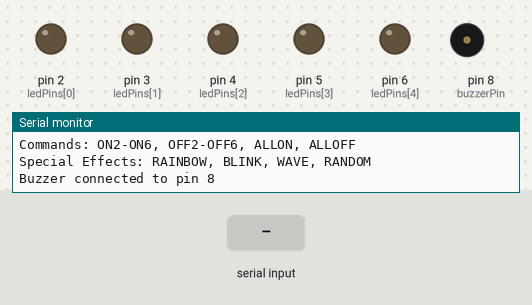
This sketch was run on a simulated Arduino Uno, built with avr-gcc and run on an emulated ATmega328P. On the bench: output pins drawn as LEDs (lit = HIGH), buzzer (waves = sounding), the last lines printed to the serial monitor. Inputs (shaded band) come from the test bench. Random numbers use the default seed unless the sketch sets one.

Above: at 2.2 s.
2.3 s: "ALLON\n" received over Serial
At 3.4 s:
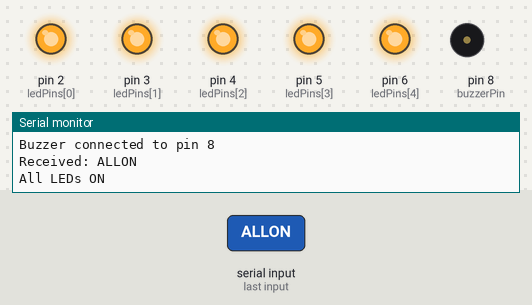
5.3 s: "RAINBOW\n" received over Serial
At 6.28 s:
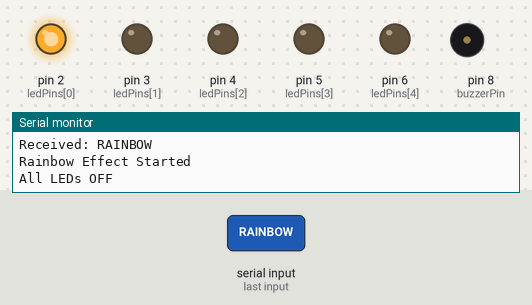
8.3 s: "RANDOM\n" received over Serial
At 10.45 s:
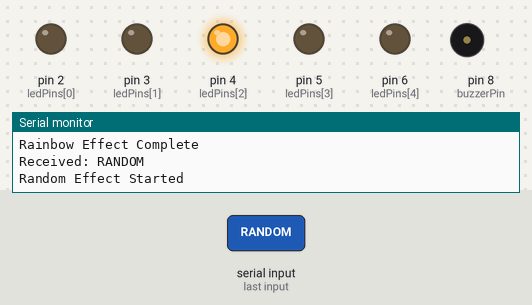
11.3 s: "RANDOM\n" received over Serial
At 16.23 s:
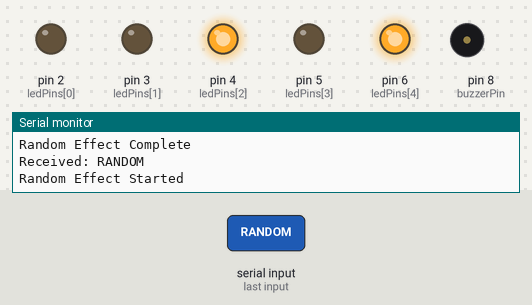
Timing chart, 0 to 17.9 s (numbered marks = the images above; inputs shaded):
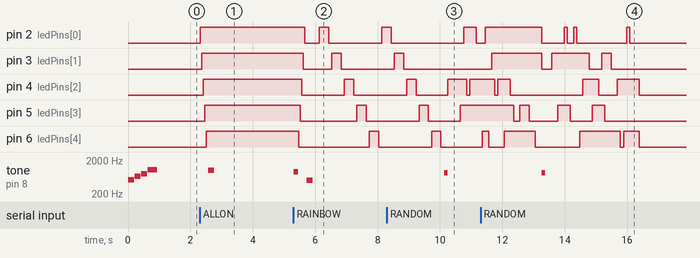

Measured:
- after the input at 2.3 s, pin 2 (ledPins[0]): LOW → HIGH at once; pin 3 (ledPins[1]): LOW → HIGH after 0.07 s; pin 4 (ledPins[2]): LOW → HIGH after 0.12 s; pin 5 (ledPins[3]): LOW → HIGH after 0.17 s; pin 6 (ledPins[4]): LOW → HIGH after 0.22 s
- after the input at 5.3 s, pin 2 (ledPins[0]): HIGH → LOW after 0.37 s, → HIGH 0.46 s later, → LOW 0.30 s later, → HIGH 1.7 s later; pin 3 (ledPins[1]): HIGH → LOW after 0.32 s, → HIGH 0.91 s later, → LOW 0.30 s later
- after the input at 8.3 s, tone on pin 8 (buzzerPin): silent → 850 Hz after 1.8 s, → silent 0.10 s later
- after the input at 11.3 s, tone on pin 8 (buzzerPin): silent → 850 Hz after 2.0 s, → silent 0.10 s later

The sketch:

led-controller-aurdrino.ino
```cpp
// Arduino LED Controller Pro with Sound
// Pins 2-6 controller with buzzer and special effects
// Compatible with LED Controller Pro web interface

// Define the LED pins (Arduino digital pins)
const int ledPins[] = {2, 3, 4, 5, 6};
const int numPins = 5;

// Buzzer pin (connect buzzer to pin 8)
const int buzzerPin = 8;

String inputString = "";
boolean stringComplete = false;

// LED states
boolean ledStates[] = {false, false, false, false, false};

void setup() {
  // Initialize serial communication
  Serial.begin(9600);

  // Initialize all LED pins as outputs and set them LOW
  for (int i = 0; i < numPins; i++) {
    pinMode(ledPins[i], OUTPUT);
    digitalWrite(ledPins[i], LOW);
    ledStates[i] = false;
  }

  // Initialize buzzer pin
  pinMode(buzzerPin, OUTPUT);

  // Welcome beep sequence
  playStartupBeep();

  // Send ready message
  Serial.println("Arduino LED Controller Pro Ready!");
  Serial.println("Commands: ON2-ON6, OFF2-OFF6, ALLON, ALLOFF");
  Serial.println("Special Effects: RAINBOW, BLINK, WAVE, RANDOM");
  Serial.println("Buzzer connected to pin 8");
}

void loop() {
  // Check for serial input
  if (stringComplete) {
    processCommand(inputString);

    // Clear the string for next command
    inputString = "";
    stringComplete = false;
  }

  // Small delay to prevent overwhelming the processor
  delay(10);
}

// Function to process incoming commands
void processCommand(String command) {
  command.trim(); // Remove any whitespace
  command.toUpperCase(); // Convert to uppercase for consistency

  Serial.println("Received: " + command);

  // Individual LED control commands
  if (command.startsWith("ON")) {
    int pin = command.substring(2).toInt();
    turnOnPin(pin);
  }
  else if (command.startsWith("OFF")) {
    int pin = command.substring(3).toInt();
    turnOffPin(pin);
  }
  // Master control commands
  else if (command == "ALLON") {
    turnAllOn();
  }
  else if (command == "ALLOFF") {
    turnAllOff();
  }
  // Special effects
  else if (command == "RAINBOW") {
    rainbowEffect();
  }
  else if (command == "BLINK") {
    blinkEffect();
  }
  else if (command == "WAVE") {
    waveEffect();
  }
  else if (command == "RANDOM") {
    randomEffect();
  }
  // Unknown command
  else {
    Serial.println("Unknown command: " + command);
    playErrorBeep();
  }
}

// Turn on specific pin
void turnOnPin(int pin) {
  if (pin >= 2 && pin <= 6) {
    int index = pin - 2;
    digitalWrite(pin, HIGH);
    ledStates[index] = true;
    Serial.println("Pin " + String(pin) + " ON");
    playBeep(800, 100); // Success beep
  } else {
    Serial.println("Invalid pin: " + String(pin));
    playErrorBeep();
  }
}

// Turn off specific pin
void turnOffPin(int pin) {
  if (pin >= 2 && pin <= 6) {
    int index = pin - 2;
    digitalWrite(pin, LOW);
    ledStates[index] = false;
    Serial.println("Pin " + String(pin) + " OFF");
    playBeep(600, 100); // Success beep (lower tone)
  } else {
    Serial.println("Invalid pin: " + String(pin));
    playErrorBeep();
  }
}

// Turn all LEDs on
void turnAllOn() {
  for (int i = 0; i < numPins; i++) {
    digitalWrite(ledPins[i], HIGH);
    ledStates[i] = true;
    delay(50); // Staggered turn-on effect
  }
  Serial.println("All LEDs ON");
  playBeep(1000, 200); // Success melody
}

// Turn all LEDs off
void turnAllOff() {
  for (int i = numPins - 1; i >= 0; i--) {
    digitalWrite(ledPins[i], LOW);
    ledStates[i] = false;
    delay(50); // Staggered turn-off effect
  }
  Serial.println("All LEDs OFF");
  playBeep(500, 200); // Success melody (lower tone)
}

// Rainbow effect - sequential LED activation
void rainbowEffect() {
  Serial.println("Rainbow Effect Started");
  playBeep(900, 150);

  // Turn off all LEDs first
  turnAllOff();
  delay(200);

  // Cycle through each LED
  for (int cycle = 0; cycle < 2; cycle++) {
    for (int i = 0; i < numPins; i++) {
      digitalWrite(ledPins[i], HIGH);
      delay(300);
      digitalWrite(ledPins[i], LOW);
      delay(100);
    }
  }

  Serial.println("Rainbow Effect Complete");
}

// Blink effect - all LEDs blink together
void blinkEffect() {
  Serial.println("Blink Effect Started");
  playBeep(750, 100);

  for (int i = 0; i < 5; i++) {
    // Turn all on
    for (int j = 0; j < numPins; j++) {
      digitalWrite(ledPins[j], HIGH);
    }
    delay(200);

    // Turn all off
    for (int j = 0; j < numPins; j++) {
      digitalWrite(ledPins[j], LOW);
    }
    delay(200);
  }

  // Restore original states
  restoreStates();
  Serial.println("Blink Effect Complete");
}

// Wave effect - back and forth wave pattern
void waveEffect() {
  Serial.println("Wave Effect Started");
  playBeep(650, 100);

  // Turn off all LEDs first
  turnAllOff();

  // Wave forward and backward
  for (int wave = 0; wave < 3; wave++) {
    // Forward wave
    for (int i = 0; i < numPins; i++) {
      if (i > 0) digitalWrite(ledPins[i-1], LOW);
      digitalWrite(ledPins[i], HIGH);
      delay(150);
    }

    // Backward wave
    for (int i = numPins - 2; i >= 0; i--) {
      digitalWrite(ledPins[i+1], LOW);
      digitalWrite(ledPins[i], HIGH);
      delay(150);
    }
  }

  // Turn off the last LED
  digitalWrite(ledPins[0], LOW);

  Serial.println("Wave Effect Complete");
}

// Random effect - random LED patterns
void randomEffect() {
  Serial.println("Random Effect Started");
  playBeep(850, 100);

  // Random pattern for 3 seconds
  unsigned long startTime = millis();
  while (millis() - startTime < 3000) {
    int randomPin = random(0, numPins);
    boolean randomState = random(0, 2);

    digitalWrite(ledPins[randomPin], randomState ? HIGH : LOW);
    delay(100);
  }

  // Restore original states
  restoreStates();
  Serial.println("Random Effect Complete");
}

// Restore LED states after effects
void restoreStates() {
  for (int i = 0; i < numPins; i++) {
    digitalWrite(ledPins[i], ledStates[i] ? HIGH : LOW);
  }
}

// Buzzer functions
void playBeep(int frequency, int duration) {
  tone(buzzerPin, frequency, duration);
  delay(duration + 10);
}

void playStartupBeep() {
  // Startup melody
  playBeep(523, 200); // C
  playBeep(659, 200); // E
  playBeep(784, 200); // G
  playBeep(1047, 300); // High C
}

void playErrorBeep() {
  // Error sound - low frequency beeps
  for (int i = 0; i < 3; i++) {
    playBeep(200, 150);
    delay(50);
  }
}

// Serial event function - called when data is available
void serialEvent() {
  while (Serial.available()) {
    char inChar = (char)Serial.read();

    if (inChar == '\n') {
      stringComplete = true;
    } else {
      inputString += inChar;
    }
  }
}

// Additional utility functions
void statusReport() {
  Serial.println("=== LED Status Report ===");
  for (int i = 0; i < numPins; i++) {
    Serial.println("Pin " + String(ledPins[i]) + ": " +
                  (ledStates[i] ? "ON" : "OFF"));
  }
  Serial.println("========================");
}

// Test sequence for troubleshooting
void testSequence() {
  Serial.println("Running test sequence...");

  // Test each LED individually
  for (int i = 0; i < numPins; i++) {
    Serial.println("Testing Pin " + String(ledPins[i]));
    digitalWrite(ledPins[i], HIGH);
    playBeep(440 + (i * 100), 300);
    delay(500);
    digitalWrite(ledPins[i], LOW);
    delay(200);
  }

  Serial.println("Test sequence complete!");
}
```
